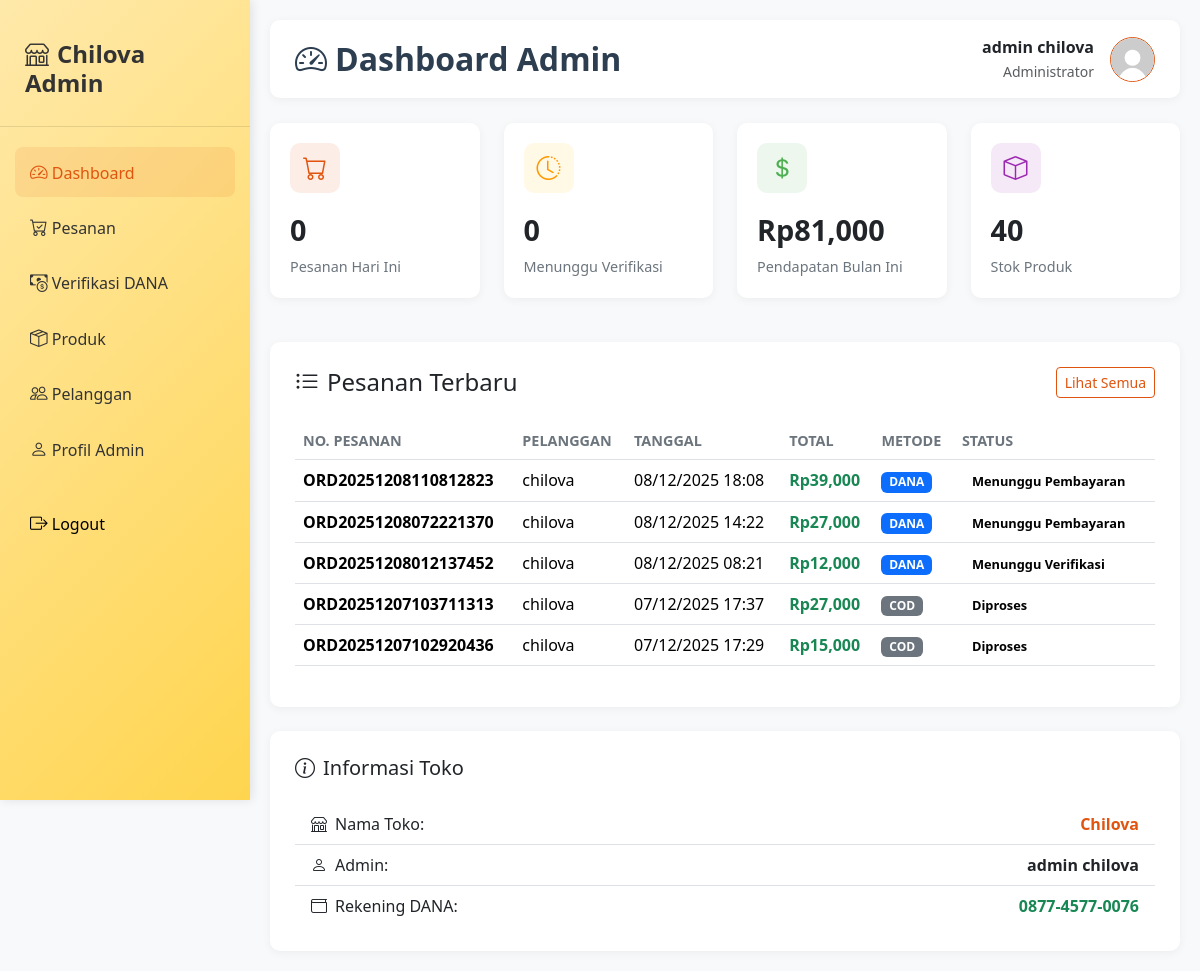
Before: /admin/beranda_admin.php (signed in) with the older database file.
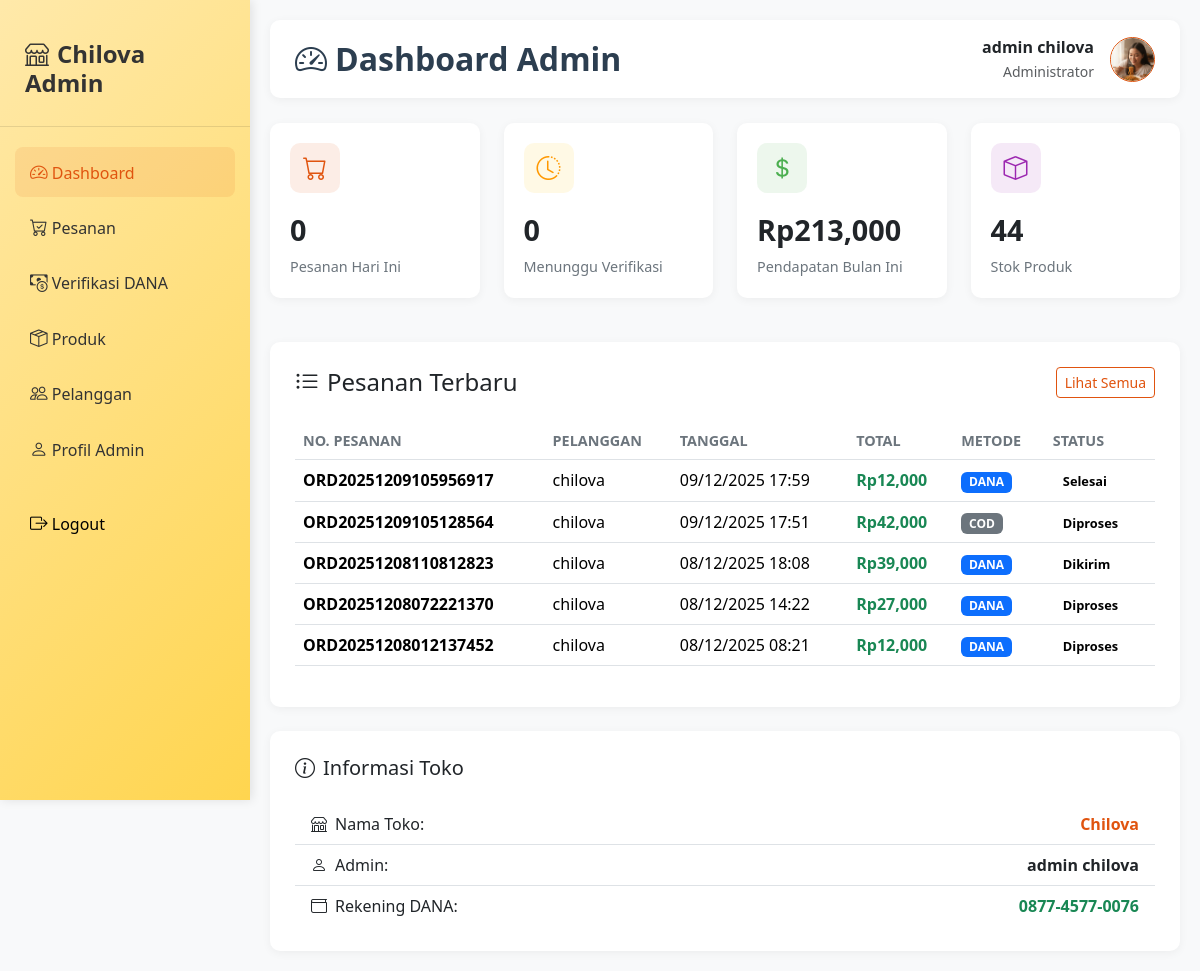
After: the same page with the newer database file.
### tables this page shows
CREATE TABLE `users` (
  `user_id` int(12) NOT NULL,
  `username` text NOT NULL,
  `password` text NOT NULL,
  `role` enum('Admin','User') NOT NULL DEFAULT 'User',
  `profile_picture` varchar(255) NOT NULL
);

CREATE TABLE `orders` (
  `order_id` int(10) NOT NULL,
  `order_number` varchar(50) NOT NULL,
  `user_id` int(10) NOT NULL,
  `total_harga` int(50) NOT NULL,
  `metode_pembayaran` enum('DANA','Cash on Delivery (COD)') NOT NULL,
  `catatan` text NOT NULL,
  `status` enum('Diproses','Dikirim','Selesai','Dibatalkan','Menunggu Pembayaran','Menunggu Verifikasi') NOT NULL,
  `alamat_pengiriman` text NOT NULL,
  `tanggal_order` datetime NOT NULL DEFAULT current_timestamp()
);

### function.php (called while the page is built, shortened)
<?php
include_once 'koneksi.php';
function getProfilePicturePath($user_id) {
    global $conn;
    $stmt = $conn->prepare("SELECT profile_picture FROM users WHERE user_id = ?");
    $stmt->bind_param("i", $user_id);
    $stmt->execute();
    $result = $stmt->get_result();
    if ($result->num_rows > 0) {
        $user = $result->fetch_assoc();
        $filename = $user['profile_picture'];
        if ($filename === 'default.jpg') {
            return 'images/default.jpg';
        }
        $filepath = 'uploads/profile/' . $filename;
        if (file_exists($filepath)) {
            return $filepath;
        } else {
            return 'images/default.jpg';
        }
    }
    return 'images/default.jpg';
}
?>

### admin/beranda_admin.php (the view, shortened to what the changed rows need)
<?php
require "../koneksi.php";
$user_id = $_SESSION['user_id'];
$current_month = date('m');
$current_year = date('Y');
$query_pendapatan = "SELECT SUM(total_harga) as total_harga FROM orders
                     WHERE MONTH(tanggal_order) = '$current_month'
                     AND YEAR(tanggal_order) = '$current_year'
                     AND status IN ('diproses', 'dikirim', 'selesai')";
$result_pendapatan = mysqli_query($conn, $query_pendapatan);
$pendapatan_bulan_ini = mysqli_fetch_assoc($result_pendapatan)['total_harga'] ?? 0;
$query_stok = "SELECT SUM(stok) as total_stok FROM products";
$result_stok = mysqli_query($conn, $query_stok);
$total_stok = mysqli_fetch_assoc($result_stok)['total_stok'];
$query_pesanan_terbaru = "SELECT o.*, u.username
                          FROM orders o
                          JOIN users u ON o.user_id = u.user_id
                          ORDER BY tanggal_order DESC
                          LIMIT 5";
$pesanan_terbaru = mysqli_query($conn, $query_pesanan_terbaru);
?>
<!DOCTYPE html>
<html lang="id">
<head>
    <link href="https://cdn.jsdelivr.net/npm/bootstrap@5.3.8/dist/css/bootstrap.min.css" rel="stylesheet">
    <link rel="stylesheet" href="https://cdn.jsdelivr.net/npm/bootstrap-icons@1.11.1/font/bootstrap-icons.css">
</head>
<body>
<div class="main-content">
    <div class="header">
        <h2><i class="bi bi-speedometer2 me-2"></i>Dashboard Admin</h2>
        <div class="header-user">
            <div class="text-end d-flex align-items-center">
                <?php
                require "../function.php";
                $user_id = $_SESSION['user_id'];
                $profile_picture = getProfilePicturePath($user_id);
                ?>
                <a href="profile_admin.php" class="text-dark">
                    <img src="<?php echo htmlspecialchars($profile_picture); ?>"
                        alt="Profile"
                        class="rounded-circle border"
                        style="width: 45px; height: 45px; object-fit: cover; border-color: #e0540f !important;"
                        onerror="this.src='../images/profile.jpg'">
                </a>
            </div>
        </div>
    </div>
    <div class="row">
        <div class="col-md-3">
            <div class="stat-card">
                <div class="stat-icon" style="background-color: rgba(76, 175, 80, 0.1); color: #4caf50;">
                    <i class="bi bi-currency-dollar"></i>
                </div>
                <div class="stat-number">Rp<?= number_format($pendapatan_bulan_ini) ?></div>
                <div class="stat-text">Pendapatan Bulan Ini</div>
            </div>
        </div>
        <div class="col-md-3">
            <div class="stat-card">
                <div class="stat-icon" style="background-color: rgba(156, 39, 176, 0.1); color: #9c27b0;">
                    <i class="bi bi-box"></i>
                </div>
                <div class="stat-number"><?= $total_stok ?></div>
                <div class="stat-text">Stok Produk</div>
            </div>
        </div>
    </div>
    <div class="table-container mt-4">
        <div class="table-responsive">
            <table class="table table-hover">
                <thead>
                    <tr>
                        <th>No. Pesanan</th>
                        <th>Pelanggan</th>
                        <th>Tanggal</th>
                        <th>Total</th>
                        <th>Metode</th>
                        <th>Status</th>
                    </tr>
                </thead>
                <tbody>
                    <?php if (mysqli_num_rows($pesanan_terbaru) > 0): ?>
                        <?php while ($pesanan = mysqli_fetch_assoc($pesanan_terbaru)): ?>
                            <?php
                            $status_class = '';
                            $status_text = '';
                            switch ($pesanan['status']) {
                                default:
                                    $status_class = 'badge-secondary';
                                    $status_text = $pesanan['status'];
                            }
                            ?>
                            <tr>
                                <td><strong><?= $pesanan['order_number'] ?></strong></td>
                                <td><?= $pesanan['username'] ?></td>
                                <td><?= date('d/m/Y H:i', strtotime($pesanan['tanggal_order'])) ?></td>
                                <td class="fw-bold text-success">Rp<?= number_format($pesanan['total_harga']) ?></td>
                                <td>
                                    <?php if ($pesanan['metode_pembayaran'] == 'DANA'): ?>
                                        <span class="badge bg-primary">DANA</span>
                                    <?php else: ?>
                                        <span class="badge bg-secondary">COD</span>
                                    <?php endif; ?>
                                </td>
                                <td>
                                    <span class="badge-status <?= $status_class ?>"><?= $status_text ?></span>
                                </td>
                            </tr>
                        <?php endwhile; ?>
                    <?php endif; ?>
                </tbody>
            </table>
        </div>
    </div>
</div>
</body>
</html>

Changed rows visible on the page:
no longer on this page (row unchanged): orders: order_number "ORD20251207103711313", user.username "chilova", tanggal_order "07/12/2025 17:37", total_harga "27,000", shows "COD", status "Diproses"
no longer on this page (row unchanged): orders: order_number "ORD20251207102920436", user.username "chilova", tanggal_order "07/12/2025 17:29", total_harga "15,000", shows "COD", status "Diproses"
changed users: profile_picture: picture added in place of a placeholder
added orders: order_number "ORD20251209105956917", user.username "chilova", tanggal_order "09/12/2025 17:59", total_harga "12,000", metode_pembayaran "DANA", status "Selesai"
added orders: order_number "ORD20251209105128564", user.username "chilova", tanggal_order "09/12/2025 17:51", total_harga "42,000", shows "COD", status "Diproses"
changed orders "ORD20251208110812823": status "Menunggu Pembayaran" → "Dikirim"
changed orders "ORD20251208072221370": status "Menunggu Pembayaran" → "Diproses"
changed orders "ORD20251208012137452": status "Menunggu Verifikasi" → "Diproses"
Other visible differences:
$pendapatan_bulan_ini: "81,000" → "213,000"
$total_stok: "40" → "44"
